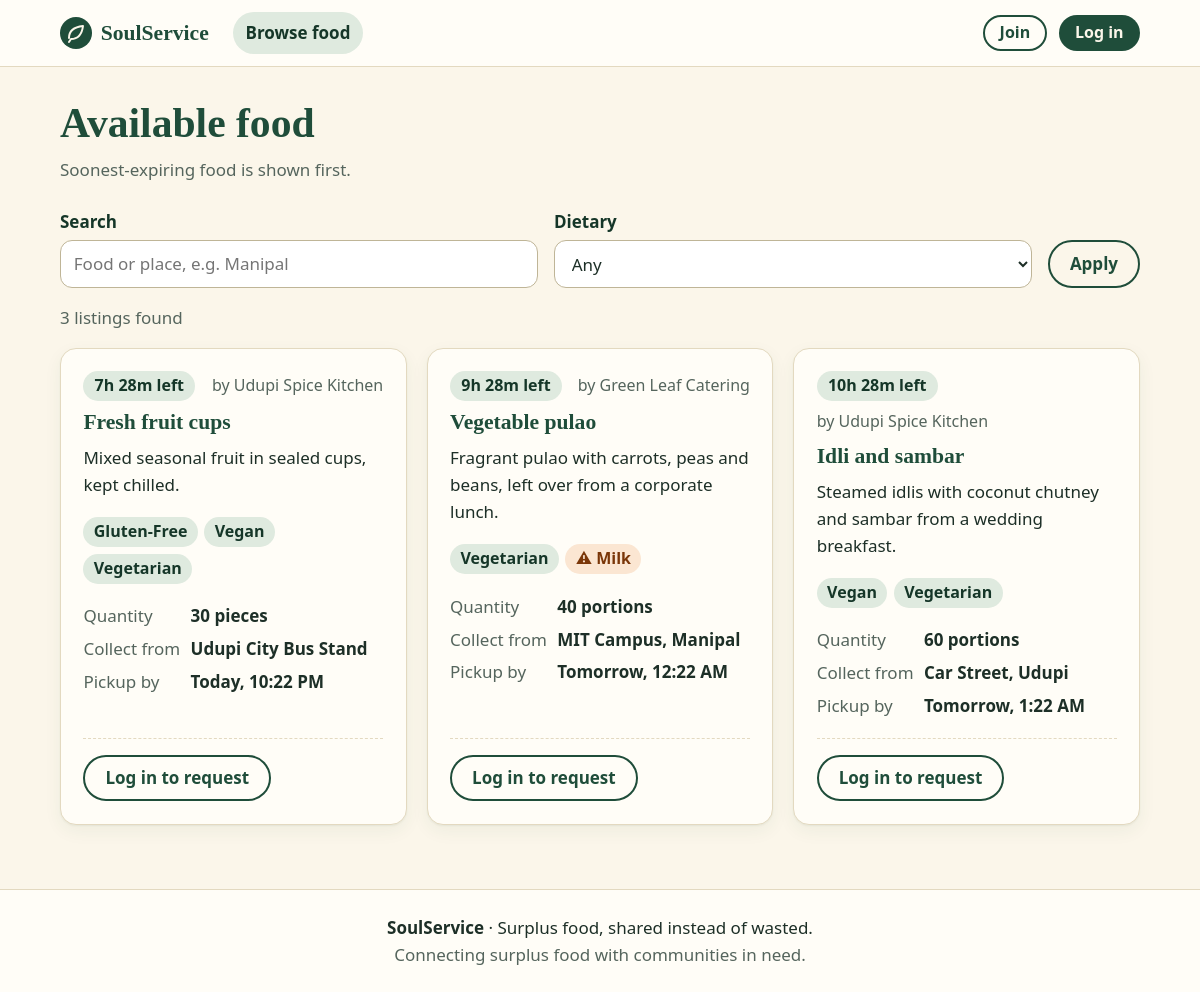
The app's page /food with its own data.
### tables this page shows
CREATE TABLE food_listings (
    food_id INTEGER PRIMARY KEY,
    caterer_id INTEGER NOT NULL REFERENCES users(user_id) ON DELETE RESTRICT,
    food_name TEXT NOT NULL,
    food_description TEXT NOT NULL,
    pickup_location TEXT NOT NULL,
    quantity INTEGER NOT NULL CHECK (quantity > 0),
    unit TEXT NOT NULL,
    prepared_date TEXT NOT NULL,
    pickup_deadline TEXT NOT NULL CHECK (pickup_deadline > prepared_date),
    status TEXT NOT NULL DEFAULT 'available' 
    CHECK (status IN ('available', 'reserved', 'picked_up', 'cancelled')),    
    created_at TEXT DEFAULT CURRENT_TIMESTAMP
);

CREATE TABLE users (
    user_id INTEGER PRIMARY KEY,
    name TEXT NOT NULL,
    email TEXT NOT NULL UNIQUE,
    password_hash TEXT NOT NULL,
    contact_phone TEXT NOT NULL DEFAULT '',
    role TEXT NOT NULL CHECK (role IN ('recipient', 'caterer', 'admin')),
    created_at TEXT DEFAULT CURRENT_TIMESTAMP
);

### app/web/pages.py (the view)
@router.get("/food")
def browse_food(
    request: Request,
    q: str = "",
    diet: str = "",
    user=Depends(optional_user),
    conn: sqlite3.Connection = Depends(get_db),
):
    q = q.strip()[:100]
    if diet not in listing_service.DIETARY_OPTIONS:
        diet = ""
    items = listings.list_available(conn, q, diet)
    requested = requests_repo.active_food_ids(conn, user["user_id"]) if user and user["role"] == "recipient" else set()
    return render(
        request, "food_list.html", user,
        items=items, q=q, diet=diet, requested=requested,
        dietary_options=listing_service.DIETARY_OPTIONS,
    )

### templates/food_list.html (shortened to what this page needs)
{% extends "base.html" %}
{% macro tags(item) %}
{% if item.dietary or item.allergens %}
<ul class="tag-list" aria-label="Dietary information and allergens">
    {% for d in item.dietary %}<li class="tag tag-diet">{{ d }}</li>{% endfor %}
    {% for a in item.allergens %}<li class="tag tag-allergen"><span class="visually-hidden">Contains </span>{{ a }}</li>{% endfor %}
</ul>
{% else %}
<p class="muted small">No allergen information supplied. Please check with the caterer.</p>
{% endif %}
{% endmacro %}
{% block content %}
<div class="page-head">
    <div>
        <h1>Available food</h1>
        <p class="muted">Soonest-expiring food is shown first.</p>
    </div>
</div>
<form class="filter-bar" method="get" action="/food" role="search">
    <div class="field">
        <label for="q">Search</label>
        <input id="q" name="q" type="search" value="{{ q }}" placeholder="Food or place, e.g. Manipal">
    </div>
    <div class="field">
        <label for="diet">Dietary</label>
        <select id="diet" name="diet">
            <option value="">Any</option>
        </select>
    </div>
    <button class="btn btn-secondary" type="submit">Apply</button>
</form>
{% if items %}
<p class="muted" aria-live="polite">{{ items | length }} listing{{ '' if items | length == 1 else 's' }} found</p>
<div class="grid">
    {% for item in items %}
    <article class="card food-card" aria-labelledby="food-{{ item.food_id }}">
        <div class="food-card-top">
            <span class="pill pill-{{ 'urgent' if item.pickup_deadline | urgent else 'available' }}">{{ item.pickup_deadline | time_left }}</span>
            <span class="muted small">by {{ item.caterer_name }}</span>
        </div>
        <h2 id="food-{{ item.food_id }}">{{ item.food_name }}</h2>
        <p>{{ item.food_description }}</p>
        {{ tags(item) }}
        <dl class="facts">
            <div><dt>Quantity</dt><dd>{{ item.quantity }} {{ item.unit }}</dd></div>
            <div><dt>Collect from</dt><dd>{{ item.pickup_location }}</dd></div>
            <div><dt>Pickup by</dt><dd>{{ item.pickup_deadline | pretty_dt }}</dd></div>
        </dl>
        <div class="card-actions">
            {% if not user %}
            <a class="btn btn-secondary" href="/login?next=/food">Log in to request</a>
            {% elif item.caterer_id == user.user_id %}
            <span class="muted small">Your listing · {{ item.pending_count }} pending request{{ '' if item.pending_count == 1 else 's' }}</span>
            {% endif %}
        </div>
    </article>
    {% endfor %}
</div>
{% endif %}
{% endblock %}

### templates/base.html (shortened to what this page needs)
<!DOCTYPE html>
<html lang="en">
<head>
    <link rel="stylesheet" href="/static/css/style.css">
</head>
<body>
    <header class="site-header">
        <div class="container header-row">
            <a class="brand" href="/" aria-label="SoulService home">
                <svg class="brand-mark" viewBox="0 0 32 32" aria-hidden="true" focusable="false">
                    <circle cx="16" cy="16" r="16" fill="currentColor" />
                    <path d="M9 21c0-7 5-11 14-12-1 8-5 13-12 13l-2 3" fill="none" stroke="#fbf6ea" stroke-width="2"
                        stroke-linecap="round" stroke-linejoin="round" />
                </svg>
                <span>SoulService</span>
            </a>
            <nav class="main-nav" aria-label="Main">
                <a href="/food" {% if current_path=='/food' %}aria-current="page" {% endif %}>Browse food</a>
            </nav>
            <div class="header-user">
                {% if user %}
                <span class="user-chip"><span class="user-name">{{ user.name }}</span>
                    <span class="role-tag">{{ user.role | role_label }}</span></span>
                <form method="post" action="/logout">
                    <input type="hidden" name="csrf_token" value="{{ csrf_token }}">
                    <button class="btn btn-ghost btn-small" type="submit">Log out</button>
                </form>
                {% else %}
                <a class="btn btn-secondary btn-small" href="/register">Join</a>
                <a class="btn btn-primary btn-small" href="/login">Log in</a>
                {% endif %}
            </div>
        </div>
    </header>
    <main id="main" class="container" tabindex="-1">
        {% block content %}{% endblock %}
    </main>
    <footer class="site-footer">
        <div class="container">
            <p><strong>SoulService</strong> · Surplus food, shared instead of wasted.</p>
            <p class="muted">Connecting surplus food with communities in need.</p>
        </div>
    </footer>
</body>
</html>

### records on screen
food_listings: pickup_deadline "7h 28m left", caterer_name "Udupi Spice Kitchen", food_name "Fresh fruit cups", food_description "Mixed seasonal fruit in sealed cups, kept chilled.", dietary "Gluten-Free" "Vegan" "Vegetarian", quantity "30", unit "pieces", pickup_location "Udupi City Bus Stand", pickup_deadline|pretty_dt "Today, 10:22 PM"
food_listings: pickup_deadline "9h 28m left", caterer_name "Green Leaf Catering", food_name "Vegetable pulao", food_description "Fragrant pulao with carrots, peas and beans, left over from a corporate lunch.", dietary "Vegetarian", allergens "Milk", quantity "40", unit "portions", pickup_location "MIT Campus, Manipal", pickup_deadline|pretty_dt "Tomorrow, 12:22 AM"
food_listings: pickup_deadline "10h 28m left", caterer_name "Udupi Spice Kitchen", food_name "Idli and sambar", food_description "Steamed idlis with coconut chutney and sambar from a wedding breakfast.", dietary "Vegan" "Vegetarian", quantity "60", unit "portions", pickup_location "Car Street, Udupi", pickup_deadline|pretty_dt "Tomorrow, 1:22 AM"

### other values on screen
{{ items | length }} "3"
{{ '' if items | length == 1 else 's' }} "s"
